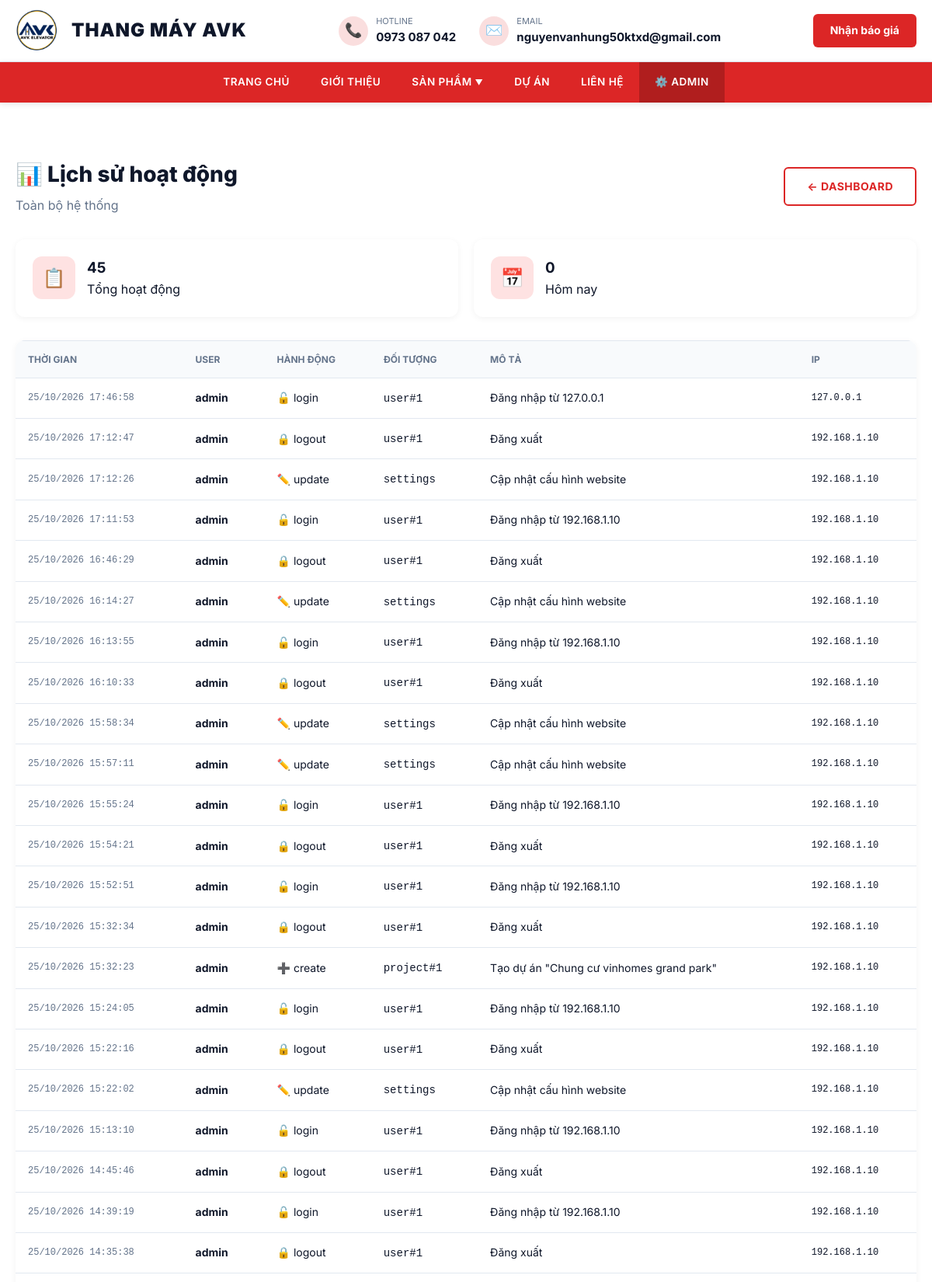
Screenshot of /admin/activity (signed in, upper part) with the database file from the repository.
### app.py (models this page shows)
class SiteContent(db.Model):
    id = db.Column(db.Integer, primary_key=True)
    key = db.Column(db.String(100), unique=True, nullable=False)
    value = db.Column(db.Text, nullable=True)

class ActivityLog(db.Model):
    id = db.Column(db.Integer, primary_key=True)
    user_id = db.Column(db.Integer, db.ForeignKey('user.id'), nullable=True)
    username = db.Column(db.String(80), nullable=True)
    action = db.Column(db.String(50), nullable=False)
    target_type = db.Column(db.String(50), nullable=True)
    target_id = db.Column(db.Integer, nullable=True)
    description = db.Column(db.String(500), nullable=True)
    ip_address = db.Column(db.String(50), nullable=True)
    created_at = db.Column(db.DateTime, default=datetime.utcnow)

### app.py (the view)
@app.route('/admin/activity')
@login_required
def activity_log():
    if session.get('admin_role') != 'superadmin':
        logs = ActivityLog.query.filter_by(user_id=session['admin_id']).order_by(ActivityLog.created_at.desc()).limit(200).all()
    else:
        logs = ActivityLog.query.order_by(ActivityLog.created_at.desc()).limit(500).all()
    today_start = datetime.utcnow().replace(hour=0, minute=0, second=0, microsecond=0)
    return render_template('activity_log.html', logs=logs, total_logs=ActivityLog.query.count(),
                           today_logs=ActivityLog.query.filter(ActivityLog.created_at >= today_start).count(),
                           active_users=db.session.query(ActivityLog.username, db.func.count(ActivityLog.id)).group_by(ActivityLog.username).all())

### app.py (called while the page is built)
def login_required(f):
    @wraps(f)
    def decorated_function(*args, **kwargs):
        if not session.get('admin_logged_in'):
            flash('Vui lòng đăng nhập để truy cập!', 'error')
            return redirect(url_for('login', next=request.path))
        return f(*args, **kwargs)
    return decorated_function

def get_content(key, default=''):
    c = SiteContent.query.filter_by(key=key).first()
    return c.value if c and c.value else default

@app.context_processor
def inject_settings():
    return {'settings': get_all_settings()}

### templates/activity_log.html (shortened to what this page needs)
{% extends "base.html" %}
{% block content %}
<section class="section">
    <div class="container">
        <div class="admin-page-header">
            <div>
                <h1>📊 Lịch sử hoạt động</h1>
                <p style="color:#64748b;margin-top:6px;">
                    {% if session.admin_role == 'superadmin' %}Toàn bộ hệ thống{% else %}Hoạt động của bạn{% endif %}
                </p>
            </div>
            <a href="/admin" class="btn btn-outline" style="color:#dc2626;border-color:#dc2626;">← Dashboard</a>
        </div>
        <div class="admin-stats">
            <div class="admin-stat-card">
                <div class="stat-icon">📋</div>
                <div><h3>{{ total_logs }}</h3><p>Tổng hoạt động</p></div>
            </div>
            <div class="admin-stat-card">
                <div class="stat-icon">📅</div>
                <div><h3>{{ today_logs }}</h3><p>Hôm nay</p></div>
            </div>
        </div>
        <div class="admin-table">
            <table>
                <thead>
                    <tr>
                        <th>Thời gian</th><th>User</th><th>Hành động</th>
                        <th>Đối tượng</th><th>Mô tả</th><th>IP</th>
                    </tr>
                </thead>
                <tbody>
                    {% for log in logs %}
                    <tr>
                        <td style="font-family:monospace;font-size:12px;color:#64748b;">
                            {{ log.created_at.strftime('%d/%m/%Y %H:%M:%S') }}
                        </td>
                        <td><strong>{{ log.username or '—' }}</strong></td>
                        <td>
                            {% set am = {'login':('🔓','login'),'logout':('🔒','logout'),'create':('➕','create'),'update':('✏️','update'),'delete':('🗑️','delete')} %}
                            {% set icon, cls = am.get(log.action, ('•','')) %}
                            <span class="action-badge action-{{ cls }}">{{ icon }} {{ log.action }}</span>
                        </td>
                        <td>
                            {% if log.target_type %}<code>{{ log.target_type }}{% if log.target_id %}#{{ log.target_id }}{% endif %}</code>{% else %}—{% endif %}
                        </td>
                        <td>{{ log.description or '—' }}</td>
                        <td style="font-family:monospace;font-size:12px;">{{ log.ip_address or '—' }}</td>
                    </tr>
                    {% endfor %}
                </tbody>
            </table>
        </div>
    </div>
</section>
{% endblock %}

### templates/base.html (shortened to what this page needs)
<!DOCTYPE html>
<html lang="vi">
<head>
    <link rel="stylesheet" href="{{ url_for('static', filename='css/style.css') }}">
</head>
<body class="{% if session.admin_logged_in %}is-admin{% endif %}">
    <div class="header-wrapper">
        <div class="topbar">
            <div class="container topbar-inner">
                <a href="/" class="logo-block">
                    {% if settings.logo %}
                        <img src="{{ url_for('static', filename='uploads/' + settings.logo) }}" alt="{{ settings.company_name }}">
                    {% else %}
                        <div class="logo-fallback">
                            <span class="brand-name">{{ settings.company_name }}</span>
                        </div>
                    {% endif %}
                    {% if settings.logo_text %}
                        <span class="logo-text">{{ settings.logo_text }}</span>
                    {% endif %}
                </a>
                <div class="topbar-info">
                    <div class="info-item">
                        <div class="info-icon">📞</div>
                        <div class="info-text">
                            <small>Hotline</small>
                            <strong>{{ settings.hotline }}</strong>
                        </div>
                    </div>
                    <div class="info-item">
                        <div class="info-icon">✉️</div>
                        <div class="info-text">
                            <small>Email</small>
                            <strong>{{ settings.email }}</strong>
                        </div>
                    </div>
                </div>
                <a href="/contact" class="btn-cta">{{ settings.cta_text }}</a>
            </div>
        </div>
        <nav class="main-nav">
            <div class="container nav-inner">
                <ul class="nav-menu" id="navMenu">
                    <li><a href="/" class="{% if request.path == '/' %}active{% endif %}">Trang chủ</a></li>
                    <li><a href="/#about">Giới thiệu</a></li>
                    <li class="has-dropdown">
                        <a href="/products" class="{% if '/product' in request.path %}active{% endif %}">
                            Sản phẩm <span style="font-size:10px;">▼</span>
                        </a>
                    </li>
                    <li><a href="/projects" class="{% if '/project' in request.path %}active{% endif %}">Dự án</a></li>
                    <li><a href="/contact" class="{% if '/contact' in request.path %}active{% endif %}">Liên hệ</a></li>
                    {% if session.admin_logged_in %}
                    <li><a href="/admin" style="background:rgba(0,0,0,0.2);">⚙️ Admin</a></li>
                    {% endif %}
                </ul>
            </div>
        </nav>
    </div>
    <main>{% block content %}{% endblock %}</main>
</body>
</html>

### static/css/style.css (style rules this page uses)
* { margin: 0; padding: 0; box-sizing: border-box; }
:root { --primary: #dc2626; --primary-dark: #b91c1c; --topbar-bg: #ffffff; --topbar-text: #0f172a; --topbar-accent: #dc2626; --nav-bg: #dc2626; --nav-text: #ffffff; --nav-hover-bg: rgba(0,0,0,0.15); --footer-bg: #0f172a; --footer-text: #cbd5e1; --body-bg: #ffffff; --text-color: #0f172a; --dark: #0f172a; --gray: #64748b; --light: #f8fafc; --border: #e2e8f0; }
body { font-family: 'Inter', -apple-system, sans-serif; color: var(--text-color); line-height: 1.6; background: var(--body-bg); }
.container { max-width: 1200px; margin: 0 auto; padding: 0 20px; }
.header-wrapper { position: sticky; top: 0; z-index: 100; }
.topbar { background: var(--topbar-bg); border-bottom: 1px solid var(--border); padding: 12px 0; color: var(--topbar-text); }
.topbar-inner { display: flex; justify-content: space-between; align-items: center; gap: 20px; }
.logo-block { display: flex; align-items: center; gap: 12px; text-decoration: none; color: var(--topbar-text); flex-shrink: 0; }
.logo-block img { max-height: 55px; max-width: 200px; object-fit: contain; }
.logo-text { font-size: 24px; font-weight: 900; color: var(--topbar-text); letter-spacing: 1px; text-transform: uppercase; margin-left: 5px; }
.topbar-info { display: flex; align-items: center; gap: 30px; }
.info-item { display: flex; align-items: center; gap: 10px; }
.info-icon { width: 38px; height: 38px; border-radius: 50%; background: rgba(220, 38, 38, 0.15); color: var(--topbar-accent); display: flex; align-items: center; justify-content: center; font-size: 18px; flex-shrink: 0; }
.info-text small { display: block; color: var(--gray); font-size: 11px; text-transform: uppercase; }
.info-text strong { display: block; color: var(--topbar-text); font-size: 15px; font-weight: 700; }
.btn-cta { background: var(--primary); color: #fff; padding: 10px 22px; border-radius: 6px; font-weight: 700; text-decoration: none; font-size: 14px; transition: all 0.2s; white-space: nowrap; flex-shrink: 0; }
.main-nav { background: var(--nav-bg); box-shadow: 0 2px 8px rgba(0,0,0,0.1); }
.nav-inner { display: flex; align-items: center; justify-content: center; }
.nav-menu { display: flex; list-style: none; flex-wrap: wrap; justify-content: center; }
.nav-menu a { display: block; padding: 15px 20px; color: var(--nav-text); text-decoration: none; font-weight: 600; font-size: 13.5px; text-transform: uppercase; letter-spacing: 0.5px; transition: background 0.2s; white-space: nowrap; }
.has-dropdown { position: relative; }
.btn { display: inline-block; padding: 12px 28px; border-radius: 6px; font-weight: 700; text-decoration: none; border: none; cursor: pointer; transition: all 0.2s; font-size: 14px; font-family: inherit; text-transform: uppercase; letter-spacing: 0.5px; }
.btn-outline { background: transparent; color: #fff; border: 2px solid #fff; }
.section { padding: 70px 0; }
.admin-page-header { display: flex; justify-content: space-between; align-items: center; flex-wrap: wrap; gap: 15px; margin-bottom: 30px; }
.admin-page-header h1 { font-size: 28px; font-weight: 800; color: var(--dark); }
.admin-stats { display: grid; grid-template-columns: repeat(auto-fit, minmax(200px, 1fr)); gap: 20px; margin-bottom: 30px; }
.admin-stat-card { background: #fff; padding: 22px; border-radius: 12px; display: flex; align-items: center; gap: 15px; box-shadow: 0 2px 8px rgba(0,0,0,0.05); }
.stat-icon { width: 55px; height: 55px; background: #fee2e2; color: var(--primary); border-radius: 12px; display: flex; align-items: center; justify-content: center; font-size: 24px; flex-shrink: 0; }
.admin-table { background: #fff; border-radius: 12px; overflow: hidden; box-shadow: 0 2px 8px rgba(0,0,0,0.05); overflow-x: auto; }
.admin-table table { width: 100%; border-collapse: collapse; min-width: 700px; }
.admin-table th, .admin-table td { padding: 14px 16px; border-top: 1px solid var(--border); }
.admin-table th { background: var(--light); text-align: left; font-size: 12px; text-transform: uppercase; color: var(--gray); font-weight: 700; }
.admin-table td { font-size: 14px; vertical-align: middle; }

### rows the page displays
SiteContent: value (picture)
SiteContent: logo_text "THANG MÁY AVK"
SiteContent: hotline "0973 087 042"
SiteContent: email "nguyenvanhung50ktxd@gmail.com"
SiteContent: cta_text "Nhận báo giá"
ActivityLog: created_at "25/10/2026 17:46:58", username "admin", icon "🔓", action "login", target_type "user", target_id "1", description "Đăng nhập từ 127.0.0.1", ip_address "127.0.0.1"
ActivityLog: created_at "25/10/2026 17:12:47", username "admin", icon "🔒", action "logout", target_type "user", target_id "1", description "Đăng xuất", ip_address "192.168.1.10"
ActivityLog: created_at "25/10/2026 17:12:26", username "admin", icon "✏️", action "update", target_type "settings", description "Cập nhật cấu hình website", ip_address "192.168.1.10"
ActivityLog: created_at "25/10/2026 17:11:53", username "admin", icon "🔓", action "login", target_type "user", target_id "1", description "Đăng nhập từ 192.168.1.10", ip_address "192.168.1.10"
ActivityLog: created_at "25/10/2026 16:46:29", username "admin", icon "🔒", action "logout", target_type "user", target_id "1", description "Đăng xuất", ip_address "192.168.1.10"
ActivityLog: created_at "25/10/2026 16:14:27", username "admin", icon "✏️", action "update", target_type "settings", description "Cập nhật cấu hình website", ip_address "192.168.1.10"
ActivityLog: created_at "25/10/2026 16:13:55", username "admin", icon "🔓", action "login", target_type "user", target_id "1", description "Đăng nhập từ 192.168.1.10", ip_address "192.168.1.10"
ActivityLog: created_at "25/10/2026 16:10:33", username "admin", icon "🔒", action "logout", target_type "user", target_id "1", description "Đăng xuất", ip_address "192.168.1.10"
ActivityLog: created_at "25/10/2026 15:58:34", username "admin", icon "✏️", action "update", target_type "settings", description "Cập nhật cấu hình website", ip_address "192.168.1.10"
ActivityLog: created_at "25/10/2026 15:57:11", username "admin", icon "✏️", action "update", target_type "settings", description "Cập nhật cấu hình website", ip_address "192.168.1.10"
ActivityLog: created_at "25/10/2026 15:55:24", username "admin", icon "🔓", action "login", target_type "user", target_id "1", description "Đăng nhập từ 192.168.1.10", ip_address "192.168.1.10"
ActivityLog: created_at "25/10/2026 15:54:21", username "admin", icon "🔒", action "logout", target_type "user", target_id "1", description "Đăng xuất", ip_address "192.168.1.10"
ActivityLog: created_at "25/10/2026 15:52:51", username "admin", icon "🔓", action "login", target_type "user", target_id "1", description "Đăng nhập từ 192.168.1.10", ip_address "192.168.1.10"
ActivityLog: created_at "25/10/2026 15:32:34", username "admin", icon "🔒", action "logout", target_type "user", target_id "1", description "Đăng xuất", ip_address "192.168.1.10"
ActivityLog: created_at "25/10/2026 15:32:23", username "admin", icon "➕", action "create", target_type "project", target_id "1", description "Tạo dự án \"Chung cư vinhomes grand park\"", ip_address "192.168.1.10"
ActivityLog: created_at "25/10/2026 15:24:05", username "admin", icon "🔓", action "login", target_type "user", target_id "1", description "Đăng nhập từ 192.168.1.10", ip_address "192.168.1.10"
ActivityLog: created_at "25/10/2026 15:22:16", username "admin", icon "🔒", action "logout", target_type "user", target_id "1", description "Đăng xuất", ip_address "192.168.1.10"
ActivityLog: created_at "25/10/2026 15:22:02", username "admin", icon "✏️", action "update", target_type "settings", description "Cập nhật cấu hình website", ip_address "192.168.1.10"
ActivityLog: created_at "25/10/2026 15:13:10", username "admin", icon "🔓", action "login", target_type "user", target_id "1", description "Đăng nhập từ 192.168.1.10", ip_address "192.168.1.10"
ActivityLog: created_at "25/10/2026 14:45:46", username "admin", icon "🔒", action "logout", target_type "user", target_id "1", description "Đăng xuất", ip_address "192.168.1.10"
ActivityLog: created_at "25/10/2026 14:39:19", username "admin", icon "🔓", action "login", target_type "user", target_id "1", description "Đăng nhập từ 192.168.1.10", ip_address "192.168.1.10"
ActivityLog: created_at "25/10/2026 14:35:38", username "admin", icon "🔒", action "logout", target_type "user", target_id "1", description "Đăng xuất", ip_address "192.168.1.10"

### other values shown
{{ total_logs }} "45"
{{ today_logs }} "0"
